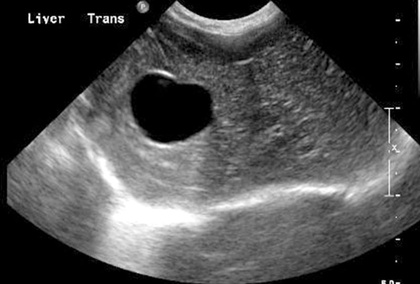
%> input picture test_img.jpg, 420 x 284 px, shrunk from 800 x 541 before the run
$ octave Enhancement.m   (GNU Octave 9; MATLAB toolbox functions it lacks are replaced by stand-ins)
%> lines starting %> are read from the running program, lines starting %| are printed output that depends on the picture; in (x1, y1, x2, y2) boxes, pixels count from 0 and x2, y2 are one past the last pixel; in counts of white or black regions, pixels touching at a corner belong together; the program's own positions count from 1
clear all; close all;
% import and display image
I = imread('test_img.jpg');
%> I is the input picture: size 284x420x3 uint8; min 0, max 255, mean 75.9
figure(1)
imshow(I)

gray_I = rgb2gray(I);

meanIntensityValue = mean2(gray_I);
%> meanIntensityValue = 75.87

% edge detection
BW1 = edge(gray_I, 'Sobel');
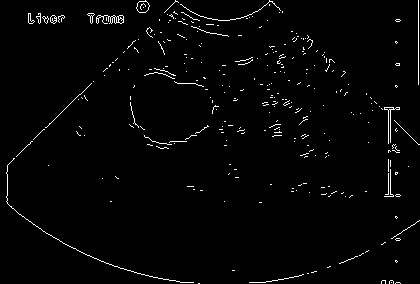
%> BW1: size 284x420 logical; 1.9% white in thin lines or dots
BW2 = edge(gray_I, 'Prewitt');
%> BW2: size 284x420 logical; 1.9% white in thin lines or dots
BW3 = edge(gray_I, 'Roberts');
%> BW3: size 284x420 logical; 1.5% white in thin lines or dots
BW4 = edge(gray_I, 'log');
%> BW4: size 284x420 logical; 7.9% white in thin lines or dots
BW5 = edge(gray_I, 'zerocross');
BW6 = edge(gray_I, 'Canny');
%> BW6: size 284x420 logical; 5.3% white in thin lines or dots
BW7 = edge(gray_I, 'approxcanny');


figure(2)
subplot(2,4,1);imshow(BW1);title('Sobel');
subplot(2,4,2);imshow(BW2);title('Prewitt');
subplot(2,4,3);imshow(BW3);title('Roberts');
subplot(2,4,4);imshow(BW4);title('log');
subplot(2,4,5);imshow(BW5);title('zerocross');
subplot(2,4,6);imshow(BW6);title('Canny');
subplot(2,4,7);imshow(BW7);title('approxcanny');


% test with intensities
[row col] = size(gray_I);
%> row = 284; col = 420

for i=1:row
    for k=1:col
        if gray_I(i,k)>200
            gray_I(i,k) = 2*gray_I(i,k);
        end
    end
end
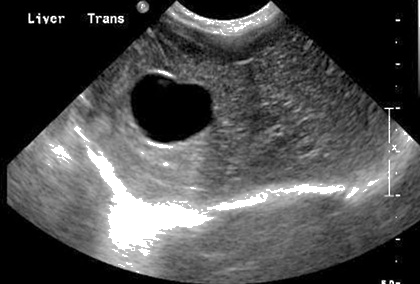
%> gray_I: size 284x420 uint8; min 0, max 255, mean 77.1

figure(3)
histogram(gray_I);
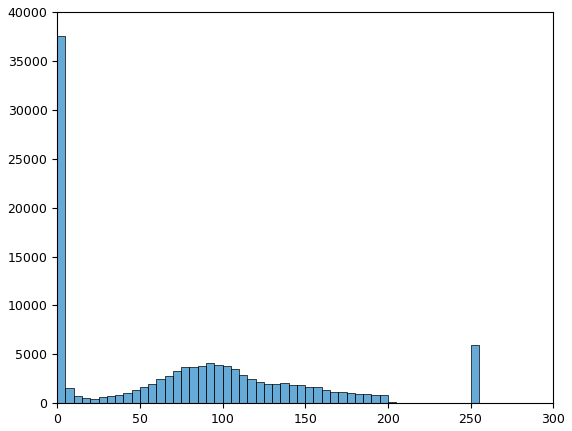
%> figure redrawn from the program's plot data; tallest bar 37579 high, from x = 0 to 5

BW_orig = gray_I>254;
%> BW_orig: size 284x420 logical; 5% white; 97 white regions (81 under 20 px), largest, box (x1, y1, x2, y2) and area: (86, 145, 214, 251) 3947, (266, 184, 345, 195) 422, (207, 192, 268, 211) 405
BW = BW_orig;
BW(1:round(size(BW,1)/2),1:round(size(BW,2))) = 0;
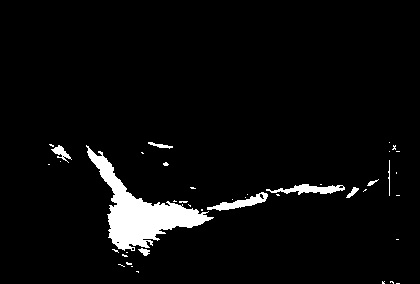
%> BW: size 284x420 logical; 4.5% white; 42 white regions (33 under 20 px)
figure(4);
imagesc(BW); colormap(gray(256));

%Finding bright regions
Regions = regionprops(BW);
%> Regions = 42 regions; largest, box (x1, y1, x2, y2), Area and Centroid: (86, 145, 214, 251) 3947 [140.9 213.1], (266, 184, 345, 195) 422 [310.6 190], (207, 192, 268, 211) 405 [241.3 203.6], (51, 145, 72, 163) 138 [61.8 153.4], (148, 142, 173, 149) 71 [160.9 146.1]
big_Area = 0;
index = 1;
%Location the biggest one, i.e. enhancement artefact
%Can add check if area is a lot bigger if there are multiple enhancement
%artefacts
for i = 1:size(Regions,1)
    if big_Area<Regions(i).Area
        big_Area = Regions(i).Area;
        index = i;
    end
end
%> this loop made 42 passes
%> big_Area on passes 3, 5: 138, 3947

for i = 1:size(Regions,1)
    not_enhancement(i,1) = Regions(i).Area<big_Area;
end
%> this loop made 42 passes
%> after the loop, not_enhancement = 42 logical values, 41 true

Regions(not_enhancement) = [];

%Plot rectangle for one artefact
figure(5)
imagesc(I);
h= rectangle('Position',[round(Regions(1).BoundingBox(1)) round(Regions(1).BoundingBox(2)) ...
    round(Regions(1).BoundingBox(3)) round(Regions(1).BoundingBox(4))]);
set(h,'EdgeColor',[1 0 0]); % Hint: use you colourmap
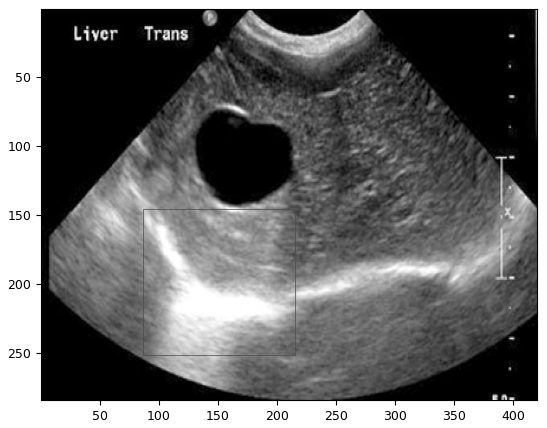
%> figure redrawn from the program's plot data

%Modifying binary image to just artefact
BW_modified = BW;

%in row(i.e. x) direction
BW_modified(:,1:round(Regions(1).BoundingBox(1)))=0;
BW_modified(:,round(Regions(1).BoundingBox(1)+Regions(1).BoundingBox(3)):size(BW_modified,2))=0;
%> BW_modified: size 284x420 logical; 3.5% white; 18 white regions (14 under 20 px), largest, box (x1, y1, x2, y2) and area: (87, 146, 214, 251) 3945, (148, 142, 173, 149) 71, (138, 248, 150, 256) 54, (207, 206, 214, 210) 20

%in column (i.e. y) direction
BW_modified(1:round(Regions(1).BoundingBox(2)),:)=0;
%> BW_modified: size 284x420 logical; 3.5% white; 18 white regions (14 under 20 px), largest, box (x1, y1, x2, y2) and area: (87, 146, 214, 251) 3945, (138, 248, 150, 256) 54, (157, 146, 173, 149) 31, (207, 206, 214, 210) 20
BW_modified((round(Regions(1).BoundingBox(2))+Regions(1).BoundingBox(3)):size(BW_modified,1),:)=0;

figure(6)
imagesc(BW_modified);colormap(gray(256));

% Displaying original image and image wiht rectangle
figure(7)
subplot(1,2,1);imagesc(I);colormap(gray(256));title('Original Image')
subplot(1,2,2);imagesc(I);
h= rectangle('Position',[round(Regions(1).BoundingBox(1)) round(Regions(1).BoundingBox(2)) ...
    round(Regions(1).BoundingBox(3)) round(Regions(1).BoundingBox(4))]);
set(h,'EdgeColor',[1 0 0]);title('Artefact detected')
%> after `title('Artefact detected')`:
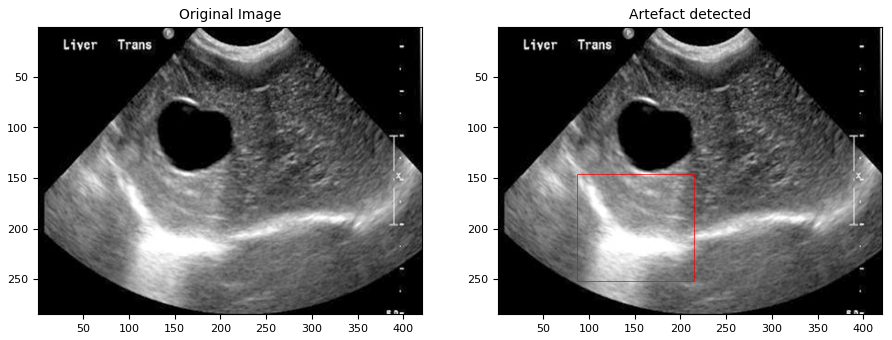
%> figure redrawn from the program's plot data, 2 panels

% Display binary images through out the process
figure(8);
subplot(1,3,1); imagesc(BW_orig); colormap(gray(256)); title('Initial binary image');
subplot(1,3,2); imagesc(BW);colormap(gray(256)); title('Filtering out top part of image')
subplot(1,3,3); imagesc(BW_modified);colormap(gray(256));title('Locating the artefact');

%% Testing regionfill
low_x = round(Regions(1).BoundingBox(1));
%> low_x = 87
high_x = round(Regions(1).BoundingBox(1) + Regions(1).BoundingBox(3));
%> high_x = 215
low_y = round(Regions(1).BoundingBox(2));
%> low_y = 146
high_y = round(Regions(1).BoundingBox(2) + Regions(1).BoundingBox(4));
%> high_y = 252

x = [low_x high_x high_x low_x];
%> x = [87 215 215 87]
y = [low_y low_y high_y high_y];
%> y = [146 146 252 252]

% x = [0 250 250 0];
% y = [0 0 500 500];

J = regionfill(gray_I, x,y);
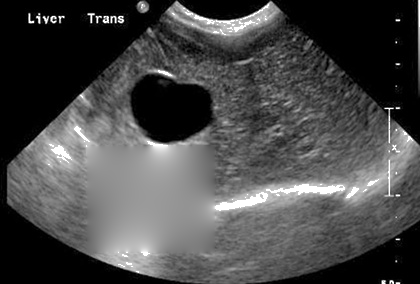
%> J: size 284x420 uint8; min 0, max 255, mean 73.3

figure
subplot(1,2,1)
imshow(I)
title('Original image')
subplot(1,2,2)
imshow(J)
title('Image without artefact')
